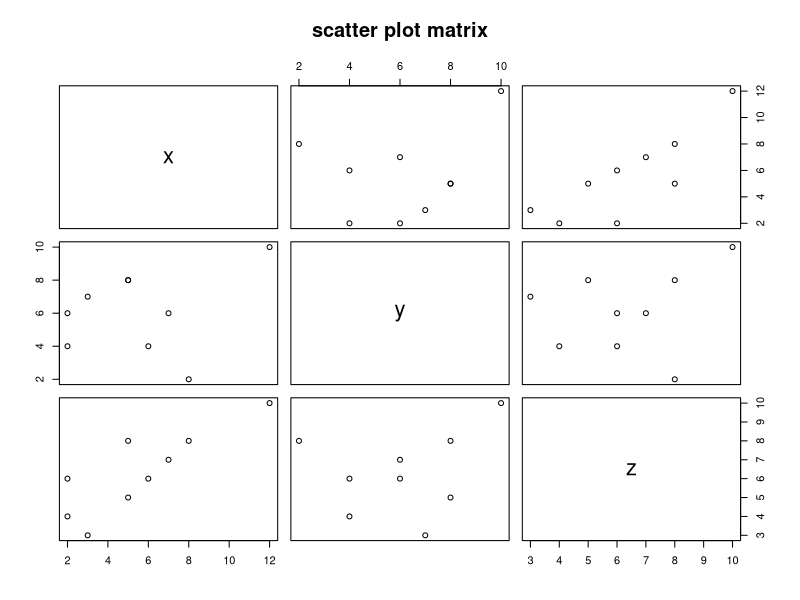

The R source for this figure:
# Syntax
# pairs(formula, data)

# formula- series of variables used in pairs
# data- data set from which the variables will be taken

# Create data for the graph.
x <- c(5,3,6,7,8,2,5,12,2)
y <- c(8,7,4,6,2,4,8,10,6)
z <- c(5,3,6,7,8,4,8,10,6)

# Create a file
png(file = "scatter_plot_matrix.jpg")

# Plot each variabe with remaining others
plot(~x+y+z, main="scatter plot matrix")

# Save the file
dev.off()